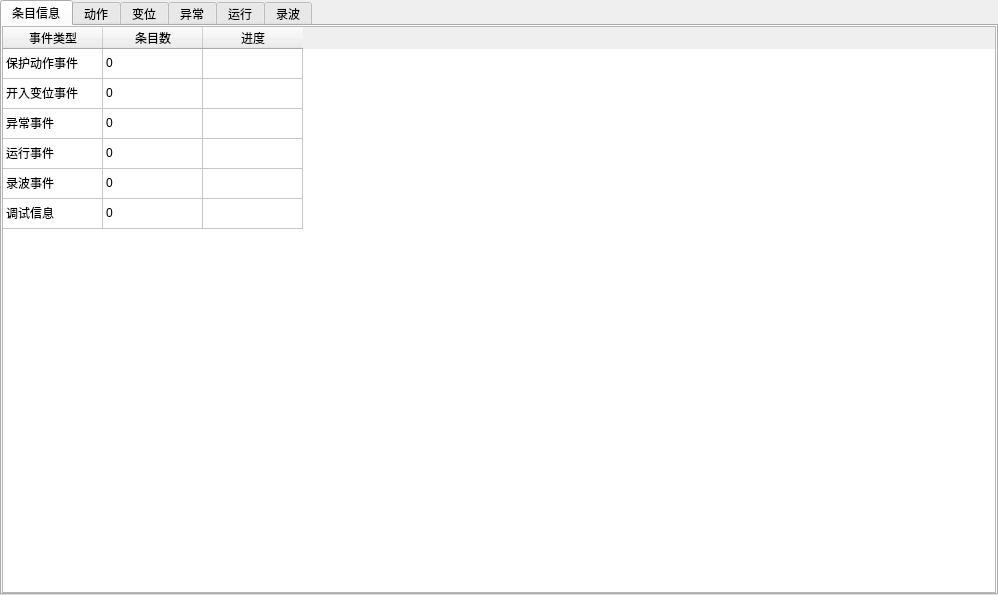
<?xml version="1.0" encoding="UTF-8"?>
<ui version="4.0">
 <class>CSoeHistoryWgt</class>
 <widget class="QWidget" name="CSoeHistoryWgt">
  <property name="geometry">
   <rect>
    <x>0</x>
    <y>0</y>
    <width>998</width>
    <height>595</height>
   </rect>
  </property>
  <property name="windowTitle">
   <string>CSoeHistoryWgt</string>
  </property>
  <layout class="QHBoxLayout" name="horizontalLayout_2">
   <property name="leftMargin">
    <number>0</number>
   </property>
   <property name="topMargin">
    <number>0</number>
   </property>
   <property name="rightMargin">
    <number>0</number>
   </property>
   <property name="bottomMargin">
    <number>0</number>
   </property>
   <item>
    <widget class="QTabWidget" name="tabWidget">
     <property name="currentIndex">
      <number>0</number>
     </property>
     <widget class="QWidget" name="tab_6">
      <attribute name="title">
       <string>条目信息</string>
      </attribute>
      <layout class="QHBoxLayout" name="horizontalLayout_7">
       <property name="leftMargin">
        <number>0</number>
       </property>
       <property name="topMargin">
        <number>0</number>
       </property>
       <property name="rightMargin">
        <number>0</number>
       </property>
       <property name="bottomMargin">
        <number>0</number>
       </property>
       <item>
        <widget class="QTableWidget" name="tableWidget_6">
         <attribute name="verticalHeaderVisible">
          <bool>false</bool>
         </attribute>
         <row>
          <property name="text">
           <string>新建行</string>
          </property>
         </row>
         <row>
          <property name="text">
           <string>新建行</string>
          </property>
         </row>
         <row>
          <property name="text">
           <string>新建行</string>
          </property>
         </row>
         <row>
          <property name="text">
           <string>新建行</string>
          </property>
         </row>
         <row>
          <property name="text">
           <string>新建行</string>
          </property>
         </row>
         <row>
          <property name="text">
           <string>新建行</string>
          </property>
         </row>
         <column>
          <property name="text">
           <string>事件类型</string>
          </property>
         </column>
         <column>
          <property name="text">
           <string>条目数</string>
          </property>
         </column>
         <column>
          <property name="text">
           <string>进度</string>
          </property>
         </column>
         <item row="0" column="0">
          <property name="text">
           <string>保护动作事件</string>
          </property>
         </item>
         <item row="0" column="1">
          <property name="text">
           <string>0</string>
          </property>
         </item>
         <item row="1" column="0">
          <property name="text">
           <string>开入变位事件</string>
          </property>
         </item>
         <item row="1" column="1">
          <property name="text">
           <string>0</string>
          </property>
         </item>
         <item row="2" column="0">
          <property name="text">
           <string>异常事件</string>
          </property>
         </item>
         <item row="2" column="1">
          <property name="text">
           <string>0</string>
          </property>
         </item>
         <item row="3" column="0">
          <property name="text">
           <string>运行事件</string>
          </property>
         </item>
         <item row="3" column="1">
          <property name="text">
           <string>0</string>
          </property>
         </item>
         <item row="4" column="0">
          <property name="text">
           <string>录波事件</string>
          </property>
         </item>
         <item row="4" column="1">
          <property name="text">
           <string>0</string>
          </property>
         </item>
         <item row="5" column="0">
          <property name="text">
           <string>调试信息</string>
          </property>
         </item>
         <item row="5" column="1">
          <property name="text">
           <string>0</string>
          </property>
         </item>
        </widget>
       </item>
      </layout>
     </widget>
     <widget class="QWidget" name="tab">
      <attribute name="title">
       <string>动作</string>
      </attribute>
      <layout class="QHBoxLayout" name="horizontalLayout_3">
       <property name="leftMargin">
        <number>0</number>
       </property>
       <property name="topMargin">
        <number>0</number>
       </property>
       <property name="rightMargin">
        <number>0</number>
       </property>
       <property name="bottomMargin">
        <number>0</number>
       </property>
       <item>
        <widget class="QTableWidget" name="tableWidget">
         <column>
          <property name="text">
           <string>SOE时间</string>
          </property>
         </column>
         <column>
          <property name="text">
           <string>事件类型</string>
          </property>
         </column>
         <column>
          <property name="text">
           <string>动作状态</string>
          </property>
         </column>
         <column>
          <property name="text">
           <string>故障侧值</string>
          </property>
         </column>
        </widget>
       </item>
      </layout>
     </widget>
     <widget class="QWidget" name="tab_2">
      <attribute name="title">
       <string>变位</string>
      </attribute>
      <layout class="QHBoxLayout" name="horizontalLayout">
       <property name="leftMargin">
        <number>0</number>
       </property>
       <property name="topMargin">
        <number>0</number>
       </property>
       <property name="rightMargin">
        <number>0</number>
       </property>
       <property name="bottomMargin">
        <number>0</number>
       </property>
       <item>
        <widget class="QTableWidget" name="tableWidget_2">
         <column>
          <property name="text">
           <string>SOE时间</string>
          </property>
         </column>
         <column>
          <property name="text">
           <string>遥信类型</string>
          </property>
         </column>
         <column>
          <property name="text">
           <string>变位名称</string>
          </property>
         </column>
         <column>
          <property name="text">
           <string>变位类型</string>
          </property>
         </column>
        </widget>
       </item>
      </layout>
     </widget>
     <widget class="QWidget" name="tab_3">
      <attribute name="title">
       <string>异常</string>
      </attribute>
      <layout class="QHBoxLayout" name="horizontalLayout_4">
       <property name="leftMargin">
        <number>0</number>
       </property>
       <property name="topMargin">
        <number>0</number>
       </property>
       <property name="rightMargin">
        <number>0</number>
       </property>
       <property name="bottomMargin">
        <number>0</number>
       </property>
       <item>
        <widget class="QTableWidget" name="tableWidget_3">
         <column>
          <property name="text">
           <string>SOE时间</string>
          </property>
         </column>
         <column>
          <property name="text">
           <string>异常信息</string>
          </property>
         </column>
        </widget>
       </item>
      </layout>
     </widget>
     <widget class="QWidget" name="tab_4">
      <attribute name="title">
       <string>运行</string>
      </attribute>
      <layout class="QHBoxLayout" name="horizontalLayout_5">
       <property name="leftMargin">
        <number>0</number>
       </property>
       <property name="topMargin">
        <number>0</number>
       </property>
       <property name="rightMargin">
        <number>0</number>
       </property>
       <property name="bottomMargin">
        <number>0</number>
       </property>
       <item>
        <widget class="QTableWidget" name="tableWidget_4">
         <column>
          <property name="text">
           <string>SOE时间</string>
          </property>
         </column>
         <column>
          <property name="text">
           <string>运行信息</string>
          </property>
         </column>
        </widget>
       </item>
      </layout>
     </widget>
     <widget class="QWidget" name="tab_5">
      <attribute name="title">
       <string>录波</string>
      </attribute>
      <layout class="QHBoxLayout" name="horizontalLayout_6">
       <property name="leftMargin">
        <number>0</number>
       </property>
       <property name="topMargin">
        <number>0</number>
       </property>
       <property name="rightMargin">
        <number>0</number>
       </property>
       <property name="bottomMargin">
        <number>0</number>
       </property>
       <item>
        <widget class="QTableWidget" name="tableWidget_5">
         <column>
          <property name="text">
           <string>SOE时间</string>
          </property>
         </column>
         <column>
          <property name="text">
           <string>录波文件名</string>
          </property>
         </column>
        </widget>
       </item>
      </layout>
     </widget>
    </widget>
   </item>
  </layout>
 </widget>
 <layoutdefault spacing="6" margin="11"/>
 <resources/>
 <connections/>
</ui>
